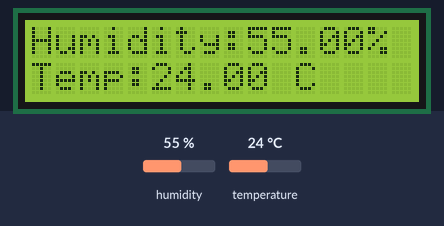
A sketch run on a simulated Arduino Uno, built with avr-gcc and run on an emulated ATmega328P. On the bench: 16×2 character LCD. The inputs (shaded band) are chosen by the test bench; at power-on: humidity 55 %, temperature 24 °C. What the sketch prints to the serial monitor is not drawn.

Above: at 2.7 s.
2.8 s: humidity set to 22 %
At 5.4 s:
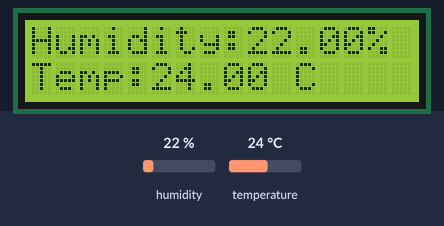
5.8 s: temperature set to 12 °C
At 7.0 s:
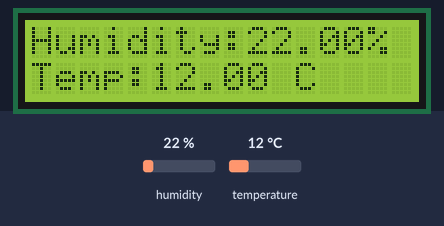
8.8 s: humidity set to 40 %
At 10.9 s:
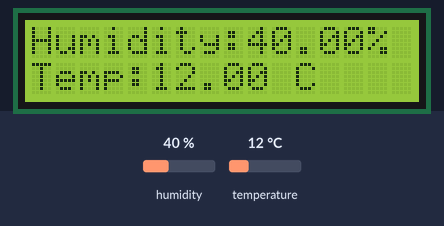
11.8 s: temperature set to 19 °C
At 13.5 s:
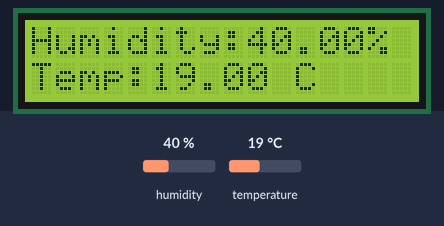
Timing chart, 0 to 15.0 s (numbered marks = the images above; inputs shaded):
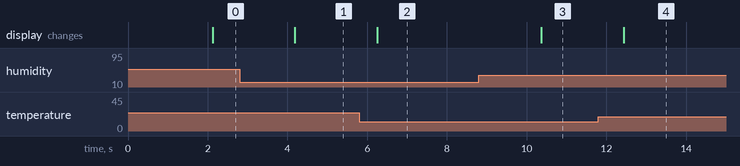

The sketch:

DHT-11_LCD_I2C.ino
```cpp
//𝓕𝓸𝓻 𝓜𝓸𝓻𝓮 𝓘𝓷𝓯𝓸 𝓥𝓲𝓼𝓲𝓽: 𝓱𝓽𝓽𝓹𝓼://𝓪𝓵𝓫𝓽𝓻𝓸𝓷𝓲𝓬𝓼.𝔀𝓸𝓻𝓭𝓹𝓻𝓮𝓼𝓼.𝓬𝓸𝓶/
#include "DHT.h"
#define DHTPIN 7    // what digital pin we're connected to
// Uncomment whatever type you're using!
#define DHTTYPE DHT11   // DHT 11
//#define DHTTYPE DHT22   // DHT 22  (AM2302), AM2321
//#define DHTTYPE DHT21   // DHT 21 (AM2301)

// Connect pin 1 (on the left) of the sensor to +5V
// NOTE: If using a board with 3.3V logic like an Arduino Due connect pin 1
// to 3.3V instead of 5V!
// Connect pin 2 of the sensor to whatever your DHTPIN is
// Connect pin 4 (on the right) of the sensor to GROUND
// Connect a 10K resistor from pin 2 (data) to pin 1 (power) of the sensor

// Initialize DHT sensor.
// Note that older versions of this library took an optional third parameter to
// tweak the timings for faster processors.  This parameter is no longer needed
// as the current DHT reading algorithm adjusts itself to work on faster procs.
DHT dht(DHTPIN, DHTTYPE);
#include <Wire.h>
#include <LiquidCrystal_I2C.h>

// Set the LCD address to 0x27 for a 16 chars and 2 line display
LiquidCrystal_I2C lcd(0x27, 16, 2);

void setup() {
  Serial.begin(9600);
  Serial.println("DHT11 test!");

  dht.begin();
  lcd.begin();

  // Turn on the blacklight and print a message.
  lcd.backlight();
}

void loop() {
  // Wait a few seconds between measurements.
  delay(2000);

  // Reading temperature or humidity takes about 250 milliseconds!
  // Sensor readings may also be up to 2 seconds 'old' (its a very slow sensor)
  float h = dht.readHumidity();
  // Read temperature as Celsius (the default)
  float t = dht.readTemperature();
  // Read temperature as Fahrenheit (isFahrenheit = true)
  float f = dht.readTemperature(true);

  // Check if any reads failed and exit early (to try again).
  if (isnan(h) || isnan(t) || isnan(f)) {
    Serial.println("Failed to read from DHT sensor!");
    return;
  }

  // Compute heat index in Fahrenheit (the default)
  float hif = dht.computeHeatIndex(f, h);
  // Compute heat index in Celsius (isFahreheit = false)
  float hic = dht.computeHeatIndex(t, h, false);

  lcd.setCursor(0, 0);
  lcd.print("Humidity:     %");
  lcd.setCursor(9, 0);
  lcd.print(h);

  lcd.setCursor(0, 1);
  lcd.print("Temp:      C");
  lcd.setCursor(5, 1);
  lcd.print(t);
  /* Serial.print("Humidity: ");
    Serial.print(h);
    Serial.print(" %\t");
    Serial.print("Temperature: ");
    Serial.print(t);
    Serial.print(" *C ");
    Serial.print(f);
    Serial.print(" *F\t");
    Serial.print("Heat index: ");
    Serial.print(hic);
    Serial.print(" *C ");
    Serial.print(hif);
    Serial.println(" *F"); */
}
```

Measured:
- after the input at 2.8 s, the display: changes after 1.4 s (image 1)
- after the input at 5.8 s, the display: changes after 0.45 s (image 2)
- after the input at 8.8 s, the display: changes after 1.6 s (image 3)
- after the input at 11.8 s, the display: changes after 0.63 s (image 4)
